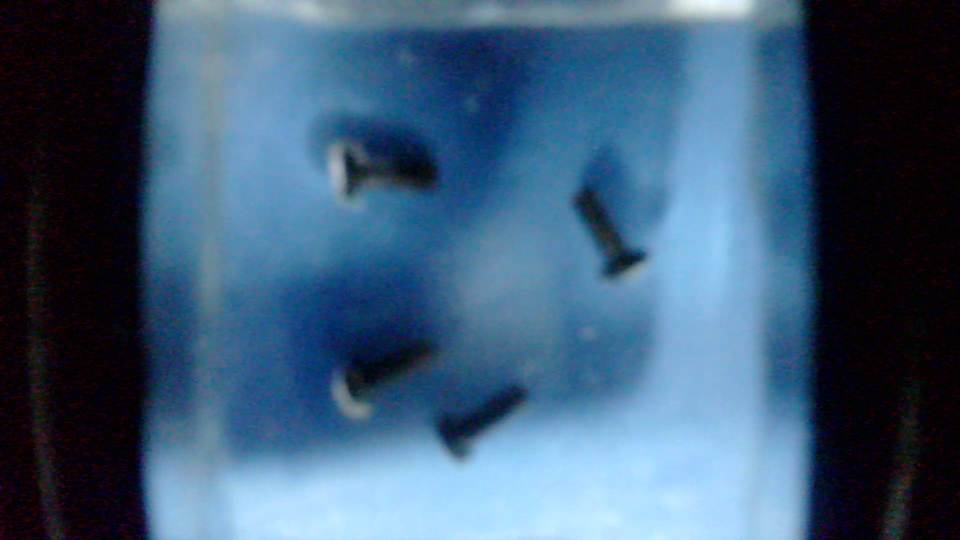
#> input picture suyixuan/ABB/Task3_ICP_learning/66f6e2a5a37f1ae196dc6ec6df17ff5.jpg, 1920 x 1080 px (shown at 1/2 size)
$ python demo.py
#> lines starting #> are read from the running program, lines starting #| are printed output that depends on the picture
"""
Author: Yixuan Su
Date: 2024/11/26 21:24
File: demo.py
Description:
"""
import cv2

def crop_image_to_fixed_size(image_path, target_width, target_height):
    """
    将图像裁剪到一定的固定大小。
    :param image_path: 输入图像的路径。
    :param target_width: 裁剪后的图像宽度。
    :param target_height: 裁剪后的图像高度。
    :return: 裁剪后的图像，如果输入图像太小，则返回 None。
    """
#> called with image_path = '66f6e2a5a37f1ae196dc6ec6df17ff5.jpg', target_width = 1320, target_height = 1080

    # 加载图像
    image = cv2.imread(image_path)
#> image is the input picture: shape (1080, 1920, 3); mean B, G, R 118.4, 91.2, 61.5

    # 检查图像是否加载成功
    if image is None:
        print("无法加载图像，请检查路径是否正确。")
        return None

    # 获取图像的宽度和高度
    original_height, original_width = image.shape[:2]
#> original_height = 1080; original_width = 1920
    print(original_height, original_width)
#| 1080 1920

    # 检查图像是否足够大
    if original_width < target_width or original_height < target_height:
        print("输入图像太小，无法裁剪到目标大小。")
        return None

    # 计算裁剪起始位置（居中裁剪）
    start_x = (original_width - target_width) // 2
#> start_x = 300
    start_y = (original_height - target_height) // 2
#> start_y = 0

    # 裁剪图像
    cropped_image = image[start_y:start_y + target_height, start_x:start_x + target_width]
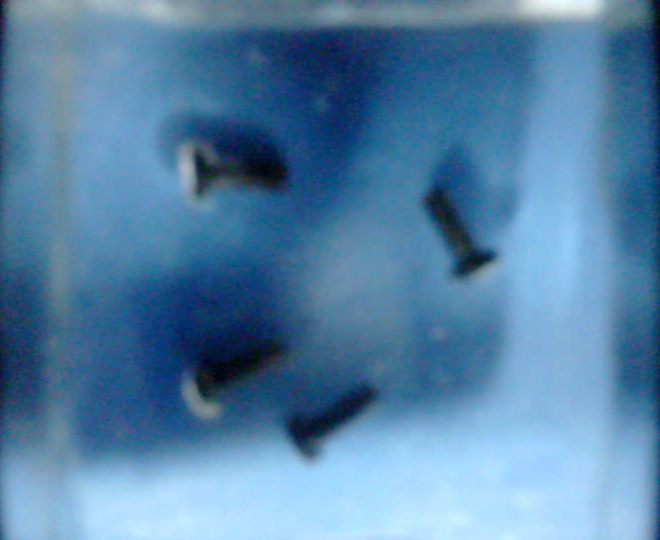
#> cropped_image: shape (1080, 1320, 3) (shown at 1/2 size); mean B, G, R 166.8, 130.4, 85.1

    return cropped_image

# 示例使用
if __name__ == "__main__":
    cropped = crop_image_to_fixed_size("66f6e2a5a37f1ae196dc6ec6df17ff5.jpg", target_width=1320, target_height=1080)
    if cropped is not None:
        cv2.imshow("Cropped Image", cropped)
        cv2.waitKey(0)
        cv2.destroyAllWindows()
